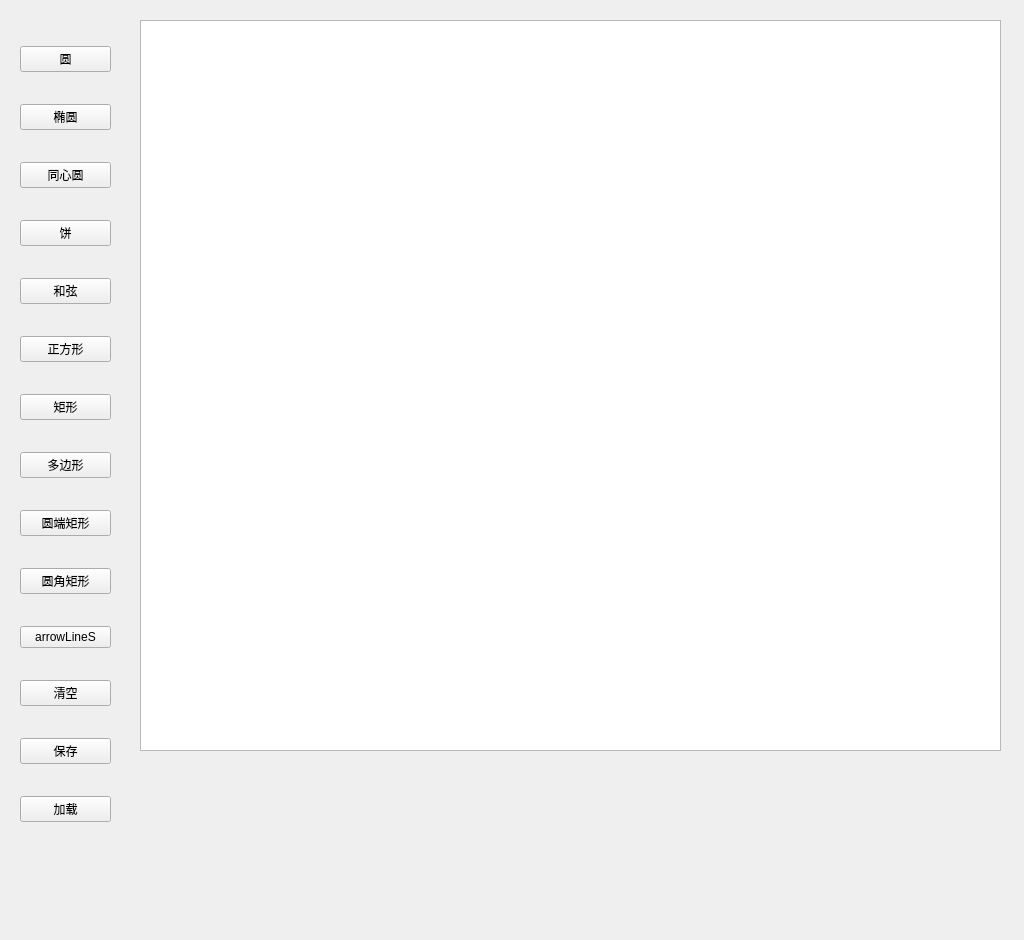
<?xml version="1.0" encoding="UTF-8"?>
<ui version="4.0">
 <class>MainWindow</class>
 <widget class="QMainWindow" name="MainWindow">
  <property name="geometry">
   <rect>
    <x>0</x>
    <y>0</y>
    <width>1024</width>
    <height>940</height>
   </rect>
  </property>
  <property name="windowTitle">
   <string>MainWindow</string>
  </property>
  <widget class="QWidget" name="centralwidget">
   <widget class="QWidget" name="verticalLayoutWidget">
    <property name="geometry">
     <rect>
      <x>20</x>
      <y>20</y>
      <width>91</width>
      <height>841</height>
     </rect>
    </property>
    <layout class="QVBoxLayout" name="verticalLayout">
     <item>
      <widget class="QPushButton" name="circleBtn">
       <property name="text">
        <string>圆</string>
       </property>
      </widget>
     </item>
     <item>
      <widget class="QPushButton" name="ellipseBtn">
       <property name="text">
        <string>椭圆</string>
       </property>
      </widget>
     </item>
     <item>
      <widget class="QPushButton" name="conCircleBtn">
       <property name="text">
        <string>同心圆</string>
       </property>
      </widget>
     </item>
     <item>
      <widget class="QPushButton" name="pieBtn">
       <property name="text">
        <string>饼</string>
       </property>
      </widget>
     </item>
     <item>
      <widget class="QPushButton" name="chordBtn">
       <property name="text">
        <string>和弦</string>
       </property>
      </widget>
     </item>
     <item>
      <widget class="QPushButton" name="squareBtn">
       <property name="text">
        <string>正方形</string>
       </property>
      </widget>
     </item>
     <item>
      <widget class="QPushButton" name="rectangleBtn">
       <property name="text">
        <string>矩形</string>
       </property>
      </widget>
     </item>
     <item>
      <widget class="QPushButton" name="polygonBtn">
       <property name="text">
        <string>多边形</string>
       </property>
      </widget>
     </item>
     <item>
      <widget class="QPushButton" name="rnRecBtn">
       <property name="text">
        <string>圆端矩形</string>
       </property>
      </widget>
     </item>
     <item>
      <widget class="QPushButton" name="roundRecBtn">
       <property name="text">
        <string>圆角矩形</string>
       </property>
      </widget>
     </item>
     <item>
      <widget class="QPushButton" name="arrowLineSBtn">
       <property name="text">
        <string>arrowLineS</string>
       </property>
      </widget>
     </item>
     <item>
      <widget class="QPushButton" name="clearBtn">
       <property name="text">
        <string>清空</string>
       </property>
      </widget>
     </item>
     <item>
      <widget class="QPushButton" name="saveBtn">
       <property name="text">
        <string>保存</string>
       </property>
      </widget>
     </item>
     <item>
      <widget class="QPushButton" name="loadBtn">
       <property name="text">
        <string>加载</string>
       </property>
      </widget>
     </item>
    </layout>
   </widget>
   <widget class="BQGraphicsView" name="graphicsView">
    <property name="geometry">
     <rect>
      <x>140</x>
      <y>20</y>
      <width>861</width>
      <height>731</height>
     </rect>
    </property>
   </widget>
  </widget>
 </widget>
 <customwidgets>
  <customwidget>
   <class>BQGraphicsView</class>
   <extends>QGraphicsView</extends>
   <header location="global">bqgraphicsview.h</header>
  </customwidget>
 </customwidgets>
 <resources/>
 <connections/>
</ui>
